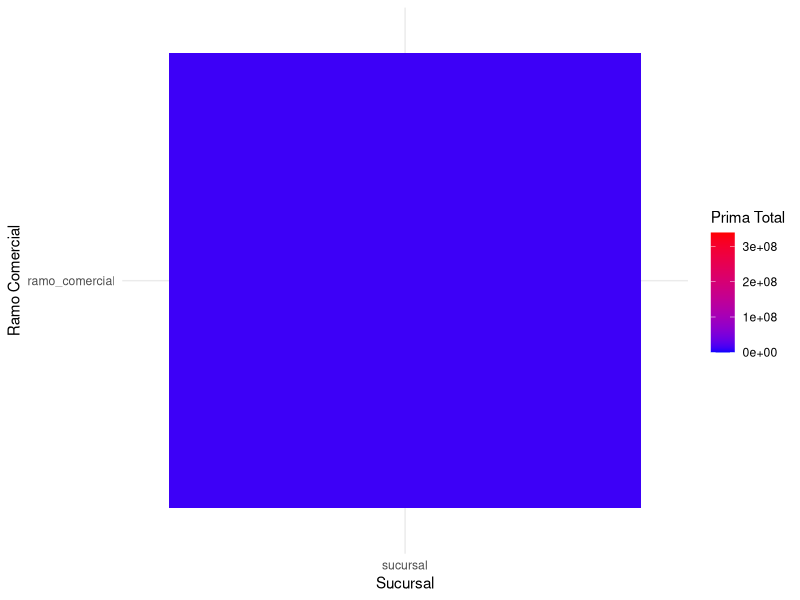
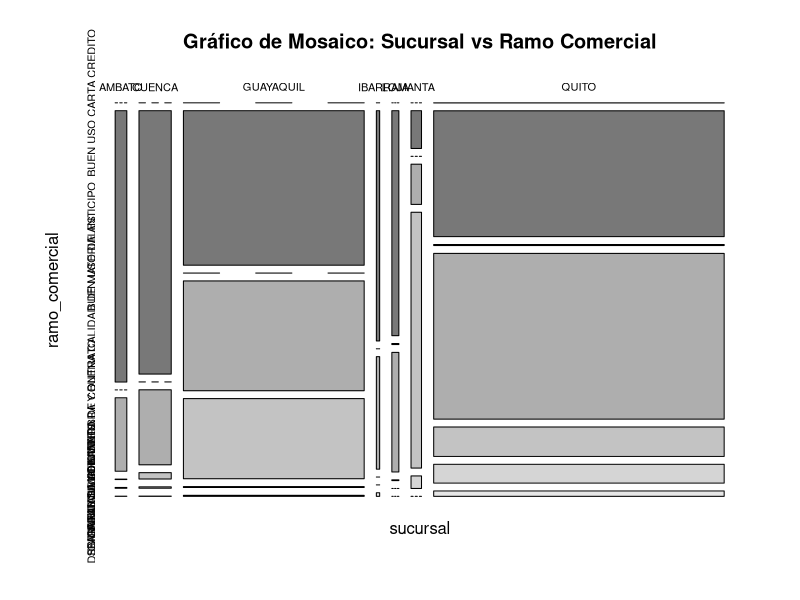
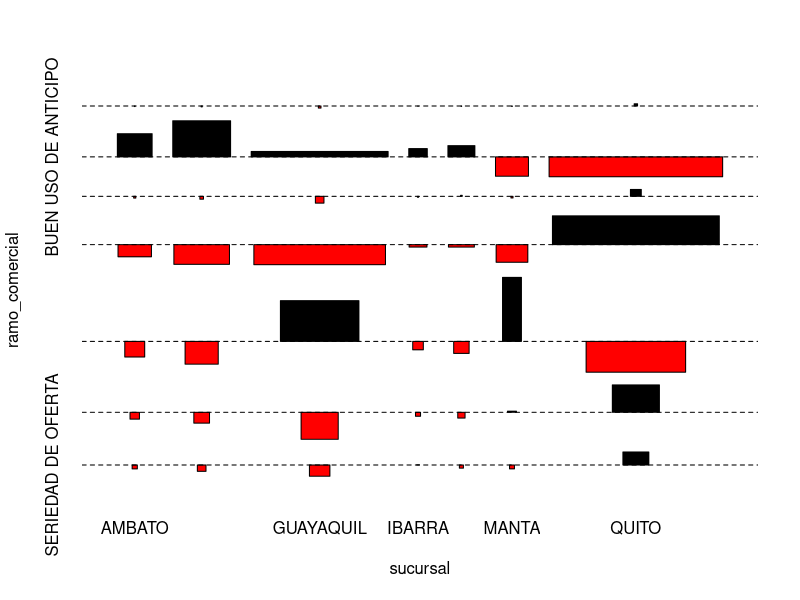

The R script that drew these images, in order:
#theme: [default, custom.scss]

install.packages("MASS") 
install.packages("reshape2") 
install.packages("vcd") 

# Cargar las bibliotecas necesarias
library(readxl)  # Para leer archivos Excel
library(dplyr)   # Para manipulación de datos
library(ggplot2) # Para visualización de datos
library(tidyr)   # Para manipular la estructura de los datos
library(MASS) 
library(reshape2) 
library(reshape) 

# Leer el archivo de Excel
datos <- read_excel("polizas.xlsx")

tabla_contingencia <- datos %>%
  group_by(sucursal, ramo_comercial) %>%
  summarise(prima_total = sum(prima_emitida, na.rm = TRUE), .groups = 'drop')

matriz_contingencia <- xtabs(prima_total ~ sucursal + ramo_comercial, data = tabla_contingencia)

prueba_chi <- chisq.test(matriz_contingencia)
print(prueba_chi$statistic)
prueba_chi$p.value

residuos <- residuals(prueba_chi, type = "pearson")
print(residuos)

n <- sum(matriz_contingencia)  # Total de observaciones
min_dim <- min(dim(matriz_contingencia) - 1)
cramers_v <- sqrt(prueba_chi$statistic / (n * min_dim))
print(cramers_v)

library(reshape2)
datos_ajustados <- melt(as.table(matriz_contingencia))
ggplot(data = datos_ajustados, aes(x = 'sucursal', y = 'ramo_comercial', fill = value)) +
  geom_tile() +
  scale_fill_gradient(low = "blue", high = "red") +
  labs(x = "Sucursal", y = "Ramo Comercial", fill = "Prima Total") +
  theme_minimal()

mosaicplot(matriz_contingencia, main = "Gráfico de Mosaico: Sucursal vs Ramo Comercial", color = TRUE)

library(vcd)
assocplot(matriz_contingencia)

# Generar un data.frame en donde se indica el tipo de dato y la cantidad de valores no nulos por columna
df_tipos <- data.frame(
  Tipo_Dato = sapply(datos, class),
  Valores_no_nulos = sapply(datos, function(x) sum(!is.na(x)))
)

# Para visualizar el nuevo dataframe para entender el tipo de datos
View(df_tipos)

View(datos)
# Estructura de los datos para ver los tipos de cada columna
str(datos)

# Contar valores no nulos por columna
datos_no_nulos <- datos %>% 
  summarise(across(everything(), ~sum(!is.na(.))))

# Transponer los resultados y convertirlos a un dataframe
datos_no_nulos_transpuesto <- as.data.frame(t(datos_no_nulos))

# Nombrar las columnas correctamente
colnames(datos_no_nulos_transpuesto) <- c("Cantidad_No_Nulos")

# Mostrar el dataframe transpuesto
View(datos_no_nulos_transpuesto)
